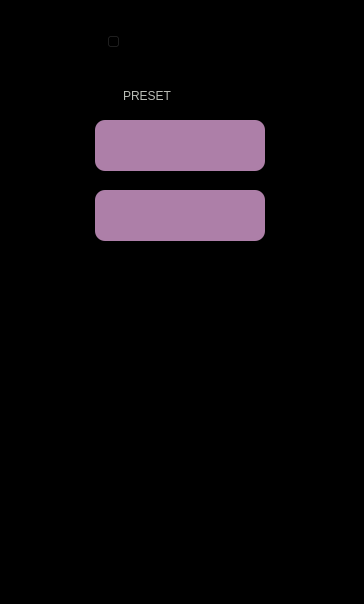
<?xml version="1.0" encoding="UTF-8"?>
<ui version="4.0">
 <class>HVSLRLightScreenPortrait</class>
 <widget class="QWidget" name="HVSLRLightScreenPortrait">
  <property name="geometry">
   <rect>
    <x>0</x>
    <y>0</y>
    <width>364</width>
    <height>604</height>
   </rect>
  </property>
  <property name="windowTitle">
   <string>Form</string>
  </property>
  <property name="styleSheet">
   <string notr="true">background:black;</string>
  </property>
  <widget class="QLabel" name="lightDescription">
   <property name="geometry">
    <rect>
     <x>0</x>
     <y>0</y>
     <width>361</width>
     <height>604</height>
    </rect>
   </property>
   <property name="styleSheet">
    <string notr="true">background-color: rgba(255, 255, 255, 0);</string>
   </property>
   <property name="text">
    <string/>
   </property>
  </widget>
  <widget class="QToolButton" name="blueLightBtn">
   <property name="geometry">
    <rect>
     <x>268</x>
     <y>170</y>
     <width>71</width>
     <height>71</height>
    </rect>
   </property>
   <property name="styleSheet">
    <string notr="true">border: 0; background-color: rgba(255, 255, 255, 0);</string>
   </property>
   <property name="text">
    <string/>
   </property>
   <property name="icon">
    <iconset resource="../resources/resources.qrc">
     <normaloff>:/images/portrait/light_screen/Blue_Icon_Normal_Vert_70x68.png</normaloff>
     <normalon>:/images/portrait/light_screen/Blue_Icon_Normal_Vert_70x68.png</normalon>:/images/portrait/light_screen/Blue_Icon_Normal_Vert_70x68.png</iconset>
   </property>
   <property name="iconSize">
    <size>
     <width>71</width>
     <height>71</height>
    </size>
   </property>
   <property name="checkable">
    <bool>true</bool>
   </property>
   <property name="checked">
    <bool>false</bool>
   </property>
   <property name="autoExclusive">
    <bool>false</bool>
   </property>
   <attribute name="buttonGroup">
    <string notr="true">lightButtonGroup</string>
   </attribute>
  </widget>
  <widget class="QToolButton" name="yellowLightBtnArrow">
   <property name="enabled">
    <bool>false</bool>
   </property>
   <property name="geometry">
    <rect>
     <x>178</x>
     <y>317</y>
     <width>107</width>
     <height>11</height>
    </rect>
   </property>
   <property name="styleSheet">
    <string notr="true">border: 0; background-color: rgba(255, 255, 255, 0);</string>
   </property>
   <property name="text">
    <string/>
   </property>
   <property name="icon">
    <iconset>
     <disabledoff>:/images/portrait/light_screen/Yellow_Arrow_Normal_Vert_107x11.png</disabledoff>
     <disabledon>:/images/portrait/light_screen/Yellow_Arrow_Normal_Vert_107x11.png</disabledon>
    </iconset>
   </property>
   <property name="iconSize">
    <size>
     <width>107</width>
     <height>11</height>
    </size>
   </property>
   <property name="checkable">
    <bool>true</bool>
   </property>
   <property name="checked">
    <bool>false</bool>
   </property>
   <attribute name="buttonGroup">
    <string notr="true">lightButtonArrowGroup</string>
   </attribute>
  </widget>
  <widget class="QToolButton" name="greenLightBtnArrow">
   <property name="enabled">
    <bool>false</bool>
   </property>
   <property name="geometry">
    <rect>
     <x>75</x>
     <y>250</y>
     <width>114</width>
     <height>11</height>
    </rect>
   </property>
   <property name="styleSheet">
    <string notr="true">border: 0; background-color: rgba(255, 255, 255, 0);</string>
   </property>
   <property name="text">
    <string/>
   </property>
   <property name="icon">
    <iconset>
     <disabledoff>:/images/portrait/light_screen/Green_Arrow_Normal_Vert_114x11.png</disabledoff>
     <disabledon>:/images/portrait/light_screen/Green_Arrow_Normal_Vert_114x11.png</disabledon>
    </iconset>
   </property>
   <property name="iconSize">
    <size>
     <width>114</width>
     <height>11</height>
    </size>
   </property>
   <property name="checkable">
    <bool>true</bool>
   </property>
   <property name="checked">
    <bool>false</bool>
   </property>
   <attribute name="buttonGroup">
    <string notr="true">lightButtonArrowGroup</string>
   </attribute>
  </widget>
  <widget class="QToolButton" name="violetLightBtnArrow">
   <property name="enabled">
    <bool>false</bool>
   </property>
   <property name="geometry">
    <rect>
     <x>179</x>
     <y>114</y>
     <width>85</width>
     <height>11</height>
    </rect>
   </property>
   <property name="styleSheet">
    <string notr="true">border: 0; background-color: rgba(255, 255, 255, 0);</string>
   </property>
   <property name="text">
    <string/>
   </property>
   <property name="icon">
    <iconset>
     <disabledoff>:/images/portrait/light_screen/Violet_Arrow_Normal_Vert_85x11.png</disabledoff>
     <disabledon>:/images/portrait/light_screen/Violet_Arrow_Normal_Vert_85x11.png</disabledon>
    </iconset>
   </property>
   <property name="iconSize">
    <size>
     <width>85</width>
     <height>11</height>
    </size>
   </property>
   <property name="checkable">
    <bool>true</bool>
   </property>
   <property name="checked">
    <bool>false</bool>
   </property>
   <attribute name="buttonGroup">
    <string notr="true">lightButtonArrowGroup</string>
   </attribute>
  </widget>
  <widget class="QLabel" name="bodySpectrum">
   <property name="geometry">
    <rect>
     <x>44</x>
     <y>62</y>
     <width>270</width>
     <height>547</height>
    </rect>
   </property>
   <property name="styleSheet">
    <string notr="true">background-color: rgba(255, 255, 255, 0);</string>
   </property>
   <property name="text">
    <string>&lt;html&gt;&lt;head/&gt;&lt;body&gt;&lt;p&gt;&lt;img src=&quot;:/images/portrait/light_screen/Body_Spectrum_Normal_270x537.png&quot;/&gt;&lt;/p&gt;&lt;/body&gt;&lt;/html&gt;</string>
   </property>
  </widget>
  <widget class="QToolButton" name="greenLightBtn">
   <property name="geometry">
    <rect>
     <x>3</x>
     <y>216</y>
     <width>76</width>
     <height>77</height>
    </rect>
   </property>
   <property name="styleSheet">
    <string notr="true">border: 0; background-color: rgba(255, 255, 255, 0);</string>
   </property>
   <property name="text">
    <string/>
   </property>
   <property name="icon">
    <iconset resource="../resources/resources.qrc">
     <normaloff>:/images/portrait/light_screen/Green_Icon_Normal_Vert_70x68.png</normaloff>
     <normalon>:/images/portrait/light_screen/Green_Icon_Normal_Vert_70x68.png</normalon>:/images/portrait/light_screen/Green_Icon_Normal_Vert_70x68.png</iconset>
   </property>
   <property name="iconSize">
    <size>
     <width>76</width>
     <height>77</height>
    </size>
   </property>
   <property name="checkable">
    <bool>true</bool>
   </property>
   <property name="checked">
    <bool>false</bool>
   </property>
   <property name="autoExclusive">
    <bool>false</bool>
   </property>
   <attribute name="buttonGroup">
    <string notr="true">lightButtonGroup</string>
   </attribute>
  </widget>
  <widget class="QToolButton" name="redLightBtn">
   <property name="geometry">
    <rect>
     <x>280</x>
     <y>425</y>
     <width>68</width>
     <height>69</height>
    </rect>
   </property>
   <property name="styleSheet">
    <string notr="true">border: 0; background-color: rgba(255, 255, 255, 0);</string>
   </property>
   <property name="text">
    <string/>
   </property>
   <property name="icon">
    <iconset resource="../resources/resources.qrc">
     <normaloff>:/images/portrait/light_screen/Red_Icon_Normal_Vert_70x68.png</normaloff>
     <normalon>:/images/portrait/light_screen/Red_Icon_Normal_Vert_70x68.png</normalon>:/images/portrait/light_screen/Red_Icon_Normal_Vert_70x68.png</iconset>
   </property>
   <property name="iconSize">
    <size>
     <width>68</width>
     <height>69</height>
    </size>
   </property>
   <property name="checkable">
    <bool>true</bool>
   </property>
   <property name="checked">
    <bool>false</bool>
   </property>
   <property name="autoExclusive">
    <bool>false</bool>
   </property>
   <attribute name="buttonGroup">
    <string notr="true">lightButtonGroup</string>
   </attribute>
  </widget>
  <widget class="QToolButton" name="yellowLightBtn">
   <property name="geometry">
    <rect>
     <x>277</x>
     <y>283</y>
     <width>75</width>
     <height>79</height>
    </rect>
   </property>
   <property name="styleSheet">
    <string notr="true">border: 0; background-color: rgba(255, 255, 255, 0);</string>
   </property>
   <property name="text">
    <string/>
   </property>
   <property name="icon">
    <iconset resource="../resources/resources.qrc">
     <normaloff>:/images/portrait/light_screen/Yellow_Icon_Normal_Vert_70x68.png</normaloff>
     <normalon>:/images/portrait/light_screen/Yellow_Icon_Normal_Vert_70x68.png</normalon>:/images/portrait/light_screen/Yellow_Icon_Normal_Vert_70x68.png</iconset>
   </property>
   <property name="iconSize">
    <size>
     <width>75</width>
     <height>79</height>
    </size>
   </property>
   <property name="checkable">
    <bool>true</bool>
   </property>
   <property name="checked">
    <bool>false</bool>
   </property>
   <property name="autoExclusive">
    <bool>false</bool>
   </property>
   <attribute name="buttonGroup">
    <string notr="true">lightButtonGroup</string>
   </attribute>
  </widget>
  <widget class="QToolButton" name="redLightBtnArrow">
   <property name="enabled">
    <bool>false</bool>
   </property>
   <property name="geometry">
    <rect>
     <x>194</x>
     <y>454</y>
     <width>93</width>
     <height>12</height>
    </rect>
   </property>
   <property name="styleSheet">
    <string notr="true">border: 0; background-color: rgba(255, 255, 255, 0);</string>
   </property>
   <property name="text">
    <string/>
   </property>
   <property name="icon">
    <iconset>
     <disabledoff>:/images/portrait/light_screen/Red_Arrow_Normal_Vert_93x12.png</disabledoff>
     <disabledon>:/images/portrait/light_screen/Red_Arrow_Normal_Vert_93x12.png</disabledon>
    </iconset>
   </property>
   <property name="iconSize">
    <size>
     <width>93</width>
     <height>12</height>
    </size>
   </property>
   <property name="checkable">
    <bool>true</bool>
   </property>
   <property name="checked">
    <bool>false</bool>
   </property>
   <attribute name="buttonGroup">
    <string notr="true">lightButtonArrowGroup</string>
   </attribute>
  </widget>
  <widget class="QToolButton" name="orangeLightBtn">
   <property name="geometry">
    <rect>
     <x>8</x>
     <y>338</y>
     <width>70</width>
     <height>79</height>
    </rect>
   </property>
   <property name="styleSheet">
    <string notr="true">border: 0; background-color: rgba(255, 255, 255, 0);</string>
   </property>
   <property name="text">
    <string/>
   </property>
   <property name="icon">
    <iconset resource="../resources/resources.qrc">
     <normaloff>:/images/portrait/light_screen/Orange_Icon_Normal_Vert_70x68.png</normaloff>
     <normalon>:/images/portrait/light_screen/Orange_Icon_Normal_Vert_70x68.png</normalon>:/images/portrait/light_screen/Orange_Icon_Normal_Vert_70x68.png</iconset>
   </property>
   <property name="iconSize">
    <size>
     <width>70</width>
     <height>79</height>
    </size>
   </property>
   <property name="checkable">
    <bool>true</bool>
   </property>
   <property name="checked">
    <bool>false</bool>
   </property>
   <property name="autoExclusive">
    <bool>false</bool>
   </property>
   <attribute name="buttonGroup">
    <string notr="true">lightButtonGroup</string>
   </attribute>
  </widget>
  <widget class="QToolButton" name="blueLightBtnArrow">
   <property name="enabled">
    <bool>false</bool>
   </property>
   <property name="geometry">
    <rect>
     <x>179</x>
     <y>201</y>
     <width>92</width>
     <height>11</height>
    </rect>
   </property>
   <property name="styleSheet">
    <string notr="true">border: 0; background-color: rgba(255, 255, 255, 0);</string>
   </property>
   <property name="text">
    <string/>
   </property>
   <property name="icon">
    <iconset>
     <disabledoff>:/images/portrait/light_screen/Blue_Arrow_Normal_Vert_92x11.png</disabledoff>
     <disabledon>:/images/portrait/light_screen/Blue_Arrow_Normal_Vert_92x11.png</disabledon>
    </iconset>
   </property>
   <property name="iconSize">
    <size>
     <width>92</width>
     <height>11</height>
    </size>
   </property>
   <property name="checkable">
    <bool>true</bool>
   </property>
   <property name="checked">
    <bool>false</bool>
   </property>
   <attribute name="buttonGroup">
    <string notr="true">lightButtonArrowGroup</string>
   </attribute>
  </widget>
  <widget class="QToolButton" name="whiteLightBtn">
   <property name="geometry">
    <rect>
     <x>7</x>
     <y>506</y>
     <width>94</width>
     <height>94</height>
    </rect>
   </property>
   <property name="styleSheet">
    <string notr="true">border: 0; background-color: rgba(255, 255, 255, 0);</string>
   </property>
   <property name="text">
    <string/>
   </property>
   <property name="icon">
    <iconset resource="../resources/resources.qrc">
     <normaloff>:/images/common/light_screen/White_Light_Ring_Normal_94x94.png</normaloff>:/images/common/light_screen/White_Light_Ring_Normal_94x94.png</iconset>
   </property>
   <property name="iconSize">
    <size>
     <width>94</width>
     <height>94</height>
    </size>
   </property>
   <property name="checkable">
    <bool>true</bool>
   </property>
   <property name="checked">
    <bool>false</bool>
   </property>
   <attribute name="buttonGroup">
    <string notr="true">lightButtonGroup</string>
   </attribute>
  </widget>
  <widget class="QToolButton" name="indigoLightBtn">
   <property name="geometry">
    <rect>
     <x>27</x>
     <y>120</y>
     <width>90</width>
     <height>53</height>
    </rect>
   </property>
   <property name="styleSheet">
    <string notr="true">border: 0; background-color: rgba(255, 255, 255, 0);</string>
   </property>
   <property name="text">
    <string/>
   </property>
   <property name="icon">
    <iconset resource="../resources/resources.qrc">
     <normaloff>:/images/portrait/light_screen/Indigo_Icon_Normal_Vert_70x68.png</normaloff>
     <normalon>:/images/portrait/light_screen/Indigo_Icon_Normal_Vert_70x68.png</normalon>:/images/portrait/light_screen/Indigo_Icon_Normal_Vert_70x68.png</iconset>
   </property>
   <property name="iconSize">
    <size>
     <width>90</width>
     <height>53</height>
    </size>
   </property>
   <property name="checkable">
    <bool>true</bool>
   </property>
   <property name="checked">
    <bool>false</bool>
   </property>
   <property name="autoExclusive">
    <bool>false</bool>
   </property>
   <attribute name="buttonGroup">
    <string notr="true">lightButtonGroup</string>
   </attribute>
  </widget>
  <widget class="QToolButton" name="violetLightBtn">
   <property name="geometry">
    <rect>
     <x>262</x>
     <y>83</y>
     <width>73</width>
     <height>73</height>
    </rect>
   </property>
   <property name="styleSheet">
    <string notr="true">border: 0; background-color: rgba(255, 255, 255, 0);</string>
   </property>
   <property name="text">
    <string/>
   </property>
   <property name="icon">
    <iconset resource="../resources/resources.qrc">
     <normaloff>:/images/portrait/light_screen/Violet_Icon_Normal_Vert_70x68.png</normaloff>
     <normalon>:/images/portrait/light_screen/Violet_Icon_Normal_Vert_70x68.png</normalon>:/images/portrait/light_screen/Violet_Icon_Normal_Vert_70x68.png</iconset>
   </property>
   <property name="iconSize">
    <size>
     <width>73</width>
     <height>73</height>
    </size>
   </property>
   <property name="checkable">
    <bool>true</bool>
   </property>
   <property name="checked">
    <bool>false</bool>
   </property>
   <property name="autoExclusive">
    <bool>false</bool>
   </property>
   <attribute name="buttonGroup">
    <string notr="true">lightButtonGroup</string>
   </attribute>
  </widget>
  <widget class="QToolButton" name="orangeLightBtnArrow">
   <property name="enabled">
    <bool>false</bool>
   </property>
   <property name="geometry">
    <rect>
     <x>71</x>
     <y>372</y>
     <width>118</width>
     <height>12</height>
    </rect>
   </property>
   <property name="styleSheet">
    <string notr="true">border: 0; background-color: rgba(255, 255, 255, 0);</string>
   </property>
   <property name="text">
    <string/>
   </property>
   <property name="icon">
    <iconset>
     <disabledoff>:/images/portrait/light_screen/Orange_Arrow_Normal_Vert_118x12.png</disabledoff>
     <disabledon>:/images/portrait/light_screen/Orange_Arrow_Normal_Vert_118x12.png</disabledon>
    </iconset>
   </property>
   <property name="iconSize">
    <size>
     <width>118</width>
     <height>12</height>
    </size>
   </property>
   <property name="checkable">
    <bool>true</bool>
   </property>
   <property name="checked">
    <bool>false</bool>
   </property>
   <attribute name="buttonGroup">
    <string notr="true">lightButtonArrowGroup</string>
   </attribute>
  </widget>
  <widget class="QToolButton" name="indigoLightBtnArrow">
   <property name="enabled">
    <bool>false</bool>
   </property>
   <property name="geometry">
    <rect>
     <x>113</x>
     <y>139</y>
     <width>76</width>
     <height>11</height>
    </rect>
   </property>
   <property name="styleSheet">
    <string notr="true">border: 0; background-color: rgba(255, 255, 255, 0);</string>
   </property>
   <property name="text">
    <string/>
   </property>
   <property name="icon">
    <iconset>
     <disabledoff>:/images/portrait/light_screen/Indigo_Arrow_Normal_Vert_76x11.png</disabledoff>
     <disabledon>:/images/portrait/light_screen/Indigo_Arrow_Normal_Vert_76x11.png</disabledon>
    </iconset>
   </property>
   <property name="iconSize">
    <size>
     <width>76</width>
     <height>11</height>
    </size>
   </property>
   <property name="checkable">
    <bool>true</bool>
   </property>
   <property name="checked">
    <bool>false</bool>
   </property>
   <attribute name="buttonGroup">
    <string notr="true">lightButtonArrowGroup</string>
   </attribute>
  </widget>
  <widget class="QSlider" name="lightIntensityBarSlider">
   <property name="geometry">
    <rect>
     <x>106</x>
     <y>22</y>
     <width>223</width>
     <height>40</height>
    </rect>
   </property>
   <property name="maximum">
    <number>100</number>
   </property>
   <property name="singleStep">
    <number>1</number>
   </property>
   <property name="pageStep">
    <number>20</number>
   </property>
   <property name="value">
    <number>0</number>
   </property>
   <property name="tracking">
    <bool>false</bool>
   </property>
   <property name="orientation">
    <enum>Qt::Horizontal</enum>
   </property>
  </widget>
  <widget class="QToolButton" name="brightnessToggleBtn">
   <property name="geometry">
    <rect>
     <x>10</x>
     <y>10</y>
     <width>81</width>
     <height>71</height>
    </rect>
   </property>
   <property name="styleSheet">
    <string notr="true">border:none</string>
   </property>
   <property name="text">
    <string>...</string>
   </property>
   <property name="icon">
    <iconset resource="../resources/resources.qrc">
     <normaloff>:/images/common/light_screen/Light_Icon_Off_69x73.png</normaloff>
     <normalon>:/images/portrait/main_window/Light_Icon_Active_83x88.png</normalon>:/images/common/light_screen/Light_Icon_Off_69x73.png</iconset>
   </property>
   <property name="iconSize">
    <size>
     <width>60</width>
     <height>60</height>
    </size>
   </property>
   <property name="checkable">
    <bool>true</bool>
   </property>
   <property name="checked">
    <bool>true</bool>
   </property>
  </widget>
  <widget class="ClickableLabel" name="QlableColorWheel">
   <property name="geometry">
    <rect>
     <x>57</x>
     <y>260</y>
     <width>250</width>
     <height>250</height>
    </rect>
   </property>
   <property name="focusPolicy">
    <enum>Qt::ClickFocus</enum>
   </property>
   <property name="styleSheet">
    <string notr="true">background-color: rgba(255, 255, 255, 0);</string>
   </property>
   <property name="text">
    <string>colorWheel</string>
   </property>
  </widget>
  <widget class="LongPress" name="toolButtonColorPreset1">
   <property name="geometry">
    <rect>
     <x>95</x>
     <y>120</y>
     <width>170</width>
     <height>51</height>
    </rect>
   </property>
   <property name="palette">
    <palette>
     <active>
      <colorrole role="Button">
       <brush brushstyle="SolidPattern">
        <color alpha="255">
         <red>173</red>
         <green>127</green>
         <blue>168</blue>
        </color>
       </brush>
      </colorrole>
      <colorrole role="Base">
       <brush brushstyle="SolidPattern">
        <color alpha="255">
         <red>173</red>
         <green>127</green>
         <blue>168</blue>
        </color>
       </brush>
      </colorrole>
      <colorrole role="Window">
       <brush brushstyle="SolidPattern">
        <color alpha="255">
         <red>173</red>
         <green>127</green>
         <blue>168</blue>
        </color>
       </brush>
      </colorrole>
     </active>
     <inactive>
      <colorrole role="Button">
       <brush brushstyle="SolidPattern">
        <color alpha="255">
         <red>173</red>
         <green>127</green>
         <blue>168</blue>
        </color>
       </brush>
      </colorrole>
      <colorrole role="Base">
       <brush brushstyle="SolidPattern">
        <color alpha="255">
         <red>173</red>
         <green>127</green>
         <blue>168</blue>
        </color>
       </brush>
      </colorrole>
      <colorrole role="Window">
       <brush brushstyle="SolidPattern">
        <color alpha="255">
         <red>173</red>
         <green>127</green>
         <blue>168</blue>
        </color>
       </brush>
      </colorrole>
     </inactive>
     <disabled>
      <colorrole role="Button">
       <brush brushstyle="SolidPattern">
        <color alpha="255">
         <red>173</red>
         <green>127</green>
         <blue>168</blue>
        </color>
       </brush>
      </colorrole>
      <colorrole role="Base">
       <brush brushstyle="SolidPattern">
        <color alpha="255">
         <red>173</red>
         <green>127</green>
         <blue>168</blue>
        </color>
       </brush>
      </colorrole>
      <colorrole role="Window">
       <brush brushstyle="SolidPattern">
        <color alpha="255">
         <red>173</red>
         <green>127</green>
         <blue>168</blue>
        </color>
       </brush>
      </colorrole>
     </disabled>
    </palette>
   </property>
   <property name="styleSheet">
    <string notr="true">background-color:rgb(173, 127, 168);
border-radius: 10px
</string>
   </property>
   <property name="text">
    <string/>
   </property>
  </widget>
  <widget class="LongPress" name="toolButtonColorPreset2">
   <property name="geometry">
    <rect>
     <x>95</x>
     <y>190</y>
     <width>170</width>
     <height>51</height>
    </rect>
   </property>
   <property name="palette">
    <palette>
     <active>
      <colorrole role="Button">
       <brush brushstyle="SolidPattern">
        <color alpha="255">
         <red>173</red>
         <green>127</green>
         <blue>168</blue>
        </color>
       </brush>
      </colorrole>
      <colorrole role="Base">
       <brush brushstyle="SolidPattern">
        <color alpha="255">
         <red>173</red>
         <green>127</green>
         <blue>168</blue>
        </color>
       </brush>
      </colorrole>
      <colorrole role="Window">
       <brush brushstyle="SolidPattern">
        <color alpha="255">
         <red>173</red>
         <green>127</green>
         <blue>168</blue>
        </color>
       </brush>
      </colorrole>
     </active>
     <inactive>
      <colorrole role="Button">
       <brush brushstyle="SolidPattern">
        <color alpha="255">
         <red>173</red>
         <green>127</green>
         <blue>168</blue>
        </color>
       </brush>
      </colorrole>
      <colorrole role="Base">
       <brush brushstyle="SolidPattern">
        <color alpha="255">
         <red>173</red>
         <green>127</green>
         <blue>168</blue>
        </color>
       </brush>
      </colorrole>
      <colorrole role="Window">
       <brush brushstyle="SolidPattern">
        <color alpha="255">
         <red>173</red>
         <green>127</green>
         <blue>168</blue>
        </color>
       </brush>
      </colorrole>
     </inactive>
     <disabled>
      <colorrole role="Button">
       <brush brushstyle="SolidPattern">
        <color alpha="255">
         <red>173</red>
         <green>127</green>
         <blue>168</blue>
        </color>
       </brush>
      </colorrole>
      <colorrole role="Base">
       <brush brushstyle="SolidPattern">
        <color alpha="255">
         <red>173</red>
         <green>127</green>
         <blue>168</blue>
        </color>
       </brush>
      </colorrole>
      <colorrole role="Window">
       <brush brushstyle="SolidPattern">
        <color alpha="255">
         <red>173</red>
         <green>127</green>
         <blue>168</blue>
        </color>
       </brush>
      </colorrole>
     </disabled>
    </palette>
   </property>
   <property name="styleSheet">
    <string notr="true">background-color:rgb(173, 127, 168);
border-radius: 10px
</string>
   </property>
   <property name="text">
    <string/>
   </property>
  </widget>
  <widget class="QLabel" name="presetLabel">
   <property name="geometry">
    <rect>
     <x>123</x>
     <y>80</y>
     <width>131</width>
     <height>31</height>
    </rect>
   </property>
   <property name="font">
    <font>
     <family>Ubuntu</family>
     <weight>2</weight>
     <italic>false</italic>
     <bold>false</bold>
    </font>
   </property>
   <property name="styleSheet">
    <string notr="true">color: rgb(186, 189, 182);
font: 57 18 pt &quot;Ubuntu&quot;;</string>
   </property>
   <property name="text">
    <string>PRESET</string>
   </property>
  </widget>
  <widget class="QToolButton" name="chromaLightBtn">
   <property name="geometry">
    <rect>
     <x>248</x>
     <y>506</y>
     <width>94</width>
     <height>94</height>
    </rect>
   </property>
   <property name="styleSheet">
    <string notr="true">border: 0; background-color: rgba(255, 255, 255, 0);
</string>
   </property>
   <property name="text">
    <string/>
   </property>
   <property name="icon">
    <iconset resource="../resources/resources.qrc">
     <normaloff>:/images/common/hvslr_screen/croma-light-icon61px.png</normaloff>:/images/common/hvslr_screen/croma-light-icon61px.png</iconset>
   </property>
   <property name="iconSize">
    <size>
     <width>94</width>
     <height>94</height>
    </size>
   </property>
   <property name="checkable">
    <bool>true</bool>
   </property>
   <property name="checked">
    <bool>false</bool>
   </property>
   <attribute name="buttonGroup">
    <string notr="true">lightButtonGroup</string>
   </attribute>
  </widget>
  <widget class="QToolButton" name="moodLightBtn">
   <property name="geometry">
    <rect>
     <x>120</x>
     <y>420</y>
     <width>71</width>
     <height>91</height>
    </rect>
   </property>
   <property name="styleSheet">
    <string notr="true">border: 0; background-color: rgba(255, 255, 255, 0);
</string>
   </property>
   <property name="text">
    <string/>
   </property>
   <property name="icon">
    <iconset resource="../resources/resources.qrc">
     <normaloff>:/images/common/hvslr_screen/Mood light.png</normaloff>:/images/common/hvslr_screen/Mood light.png</iconset>
   </property>
   <property name="iconSize">
    <size>
     <width>94</width>
     <height>94</height>
    </size>
   </property>
   <property name="checkable">
    <bool>true</bool>
   </property>
   <property name="checked">
    <bool>false</bool>
   </property>
   <attribute name="buttonGroup">
    <string notr="true">lightButtonGroup</string>
   </attribute>
  </widget>
  <widget class="QLabel" name="lightDescription_2">
   <property name="geometry">
    <rect>
     <x>60</x>
     <y>520</y>
     <width>361</width>
     <height>604</height>
    </rect>
   </property>
   <property name="styleSheet">
    <string notr="true">background-color: rgba(255, 255, 255, 0);</string>
   </property>
   <property name="text">
    <string/>
   </property>
  </widget>
  <widget class="QToolButton" name="colorLightBtn">
   <property name="geometry">
    <rect>
     <x>120</x>
     <y>500</y>
     <width>111</width>
     <height>91</height>
    </rect>
   </property>
   <property name="styleSheet">
    <string notr="true">border: 0; background-color: rgba(255, 255, 255, 0);</string>
   </property>
   <property name="text">
    <string/>
   </property>
   <property name="icon">
    <iconset resource="../resources/resources.qrc">
     <normaloff>:/images/common/light_screen/Mood_Light_Ring_Normal_103x94.png</normaloff>
     <normalon>:/images/landscape/light_screen/Mood_Light_Active_103x94.png</normalon>:/images/common/light_screen/Mood_Light_Ring_Normal_103x94.png</iconset>
   </property>
   <property name="iconSize">
    <size>
     <width>94</width>
     <height>94</height>
    </size>
   </property>
   <property name="checkable">
    <bool>true</bool>
   </property>
   <property name="checked">
    <bool>false</bool>
   </property>
   <attribute name="buttonGroup">
    <string notr="true">lightButtonGroup</string>
   </attribute>
  </widget>
  <widget class="ClickableLabel" name="QlableWhiteWheel">
   <property name="geometry">
    <rect>
     <x>57</x>
     <y>260</y>
     <width>250</width>
     <height>250</height>
    </rect>
   </property>
   <property name="focusPolicy">
    <enum>Qt::ClickFocus</enum>
   </property>
   <property name="styleSheet">
    <string notr="true">background-color: rgba(255, 255, 255, 0);</string>
   </property>
   <property name="text">
    <string>WhiteWheel</string>
   </property>
  </widget>
  <zorder>lightDescription</zorder>
  <zorder>bodySpectrum</zorder>
  <zorder>blueLightBtn</zorder>
  <zorder>yellowLightBtnArrow</zorder>
  <zorder>greenLightBtnArrow</zorder>
  <zorder>violetLightBtnArrow</zorder>
  <zorder>greenLightBtn</zorder>
  <zorder>redLightBtn</zorder>
  <zorder>yellowLightBtn</zorder>
  <zorder>redLightBtnArrow</zorder>
  <zorder>orangeLightBtn</zorder>
  <zorder>blueLightBtnArrow</zorder>
  <zorder>indigoLightBtn</zorder>
  <zorder>violetLightBtn</zorder>
  <zorder>orangeLightBtnArrow</zorder>
  <zorder>indigoLightBtnArrow</zorder>
  <zorder>lightIntensityBarSlider</zorder>
  <zorder>brightnessToggleBtn</zorder>
  <zorder>toolButtonColorPreset1</zorder>
  <zorder>toolButtonColorPreset2</zorder>
  <zorder>presetLabel</zorder>
  <zorder>lightDescription_2</zorder>
  <zorder>colorLightBtn</zorder>
  <zorder>moodLightBtn</zorder>
  <zorder>chromaLightBtn</zorder>
  <zorder>whiteLightBtn</zorder>
  <zorder>QlableColorWheel</zorder>
  <zorder>QlableWhiteWheel</zorder>
 </widget>
 <customwidgets>
  <customwidget>
   <class>ClickableLabel</class>
   <extends>QLabel</extends>
   <header>hvslr_light_control/clickablelabel.h</header>
  </customwidget>
  <customwidget>
   <class>LongPress</class>
   <extends>QToolButton</extends>
   <header location="global">hvslr_light_control/longpress.h</header>
  </customwidget>
 </customwidgets>
 <resources>
  <include location="../resources/resources.qrc"/>
  <include location="../resources/resources.qrc"/>
 </resources>
 <connections/>
 <buttongroups>
  <buttongroup name="lightButtonGroup">
   <property name="exclusive">
    <bool>true</bool>
   </property>
  </buttongroup>
  <buttongroup name="lightButtonArrowGroup">
   <property name="exclusive">
    <bool>true</bool>
   </property>
  </buttongroup>
 </buttongroups>
</ui>
